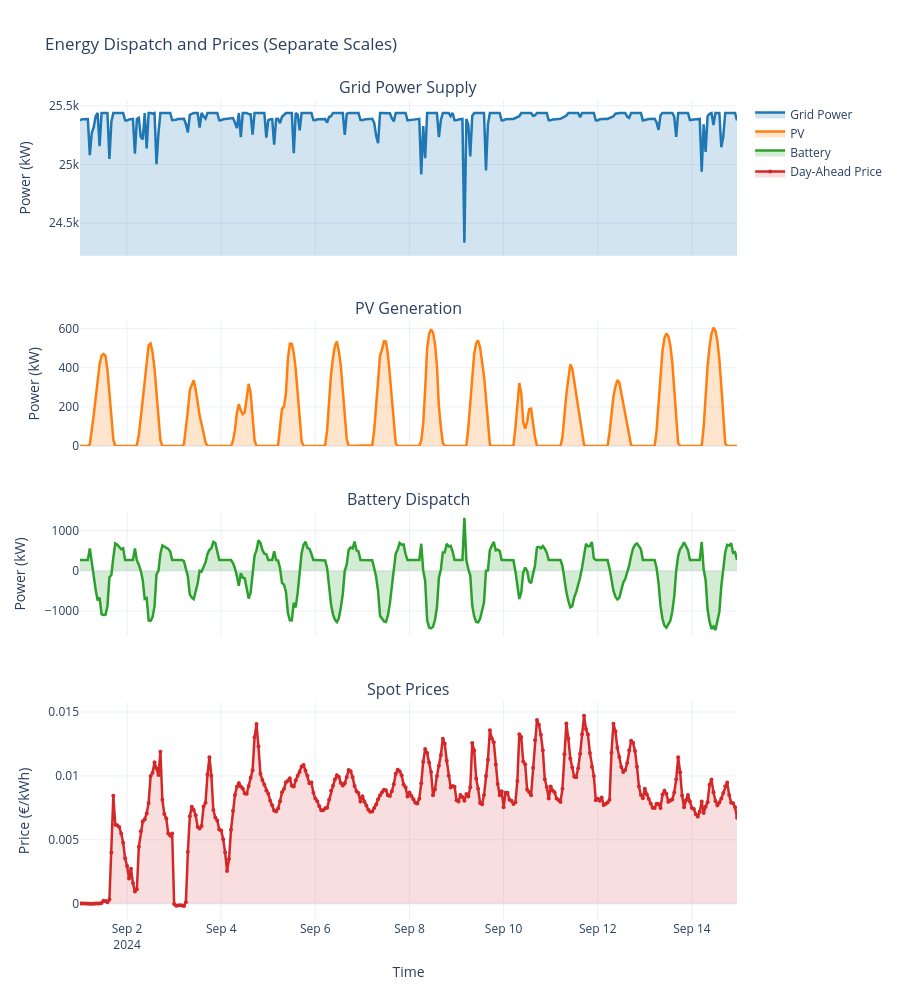

Notebook code for this chart:
### Code cell
# ===== Improved Plot with Better Visibility =====
# Create a multi-row layout with separate scales for each component
fig_improved = make_subplots(
    rows=4, cols=1,
    shared_xaxes=True,
    subplot_titles=("Grid Power Supply", "PV Generation", "Battery Dispatch", "Spot Prices"),
    row_heights=[0.25, 0.2, 0.2, 0.35],
    vertical_spacing=0.08,
    specs=[[{}], [{}], [{}], [{}]]
)

# === Row 1: Grid Power (zoomed to actual range to show variations) ===
fig_improved.add_trace(
    go.Scatter(
        x=timesteps,
        y=grid_power,
        name="Grid Power",
        mode='lines',
        line=dict(color='#1f77b4', width=2.5),
        fill='tozeroy',
        fillcolor='rgba(31, 119, 180, 0.2)',
        hovertemplate='<b>%{x}</b><br>Grid Power: %{y:.1f} kW<extra></extra>'
    ),
    row=1, col=1
)

# === Row 2: PV Generation (smaller scale) ===
fig_improved.add_trace(
    go.Scatter(
        x=timesteps,
        y=pv_dispatch,
        name="PV",
        mode='lines',
        line=dict(color='#ff7f0e', width=2.5),
        fill='tozeroy',
        fillcolor='rgba(255, 127, 14, 0.2)',
        hovertemplate='<b>%{x}</b><br>PV: %{y:.1f} kW<extra></extra>'
    ),
    row=2, col=1
)

# === Row 3: Battery (can be positive or negative) ===
# Add a zero line for reference
fig_improved.add_hline(y=0, line_dash="dash", line_color="gray", opacity=0.5, row=3, col=1)

fig_improved.add_trace(
    go.Scatter(
        x=timesteps,
        y=battery_dispatch,
        name="Battery",
        mode='lines',
        line=dict(color='#2ca02c', width=2.5),
        fill='tozeroy',
        fillcolor='rgba(44, 160, 44, 0.2)',
        hovertemplate='<b>%{x}</b><br>Battery: %{y:.1f} kW<extra></extra>'
    ),
    row=3, col=1
)

# === Row 4: Prices ===
if day_ahead_prices_corrected is not None:
    fig_improved.add_trace(
        go.Scatter(
            x=timesteps,
            y=day_ahead_prices_corrected,
            name="Day-Ahead Price",
            mode='lines+markers',
            line=dict(color='#d62728', width=2.5),
            marker=dict(size=4, color='#d62728'),
            fill='tozeroy',
            fillcolor='rgba(214, 39, 40, 0.15)',
            hovertemplate='<b>%{x}</b><br>Price: €%{y:.3f}/kWh<extra></extra>'
        ),
        row=4, col=1
    )

# Update y-axes labels and ranges
fig_improved.update_yaxes(title_text="Power (kW)", row=1, col=1)
fig_improved.update_yaxes(title_text="Power (kW)", row=2, col=1)
fig_improved.update_yaxes(title_text="Power (kW)", row=3, col=1)
if day_ahead_prices_corrected is not None:
    fig_improved.update_yaxes(title_text="Price (€/kWh)", row=4, col=1)

# Set appropriate y-axis range for grid power to show small variations
grid_power_min = grid_power.min()
grid_power_max = grid_power.max()
grid_power_margin = (grid_power_max - grid_power_min) * 0.1  # 10% margin
fig_improved.update_yaxes(
    range=[grid_power_min - grid_power_margin, grid_power_max + grid_power_margin],
    row=1, col=1
)

fig_improved.update_xaxes(title_text="Time", row=4, col=1)

fig_improved.update_layout(
    title="Energy Dispatch and Prices (Separate Scales)",
    height=1000,
    hovermode='x unified',
    showlegend=True,
    template='plotly_white'
)

fig_improved.show()

print(f"\n✓ Improved visualization created with separate scales:")
print(f"  Grid Power range: {grid_power_min:.0f} - {grid_power_max:.0f} kW (zoomed to show variations)")
print(f"  PV scale: 0 - {pv_dispatch.max():.0f} kW")
print(f"  Battery scale: {battery_dispatch.min():.0f} - {battery_dispatch.max():.0f} kW")

### Figure 1 — Plotly figure (JSON) as saved in the notebook; plotly's stock layout.template omitted (floating-point values rounded to 4 significant figures; data arrays with more than 128 entries replaced by an {"elided": "..."} marker saying what was removed)
{"data": [{"fill": "tozeroy", "fillcolor": "rgba(31, 119, 180, 0.2)", "hovertemplate": "<b>%{x}</b><br>Grid Power: %{y:.1f} kW<extra></extra>", "line": {"color": "#1f77b4", "width": 2.5}, "mode": "lines", "name": "Grid Power", "type": "scatter", "x": {"elided": "336 str values"}, "xaxis": "x", "y": {"elided": "336 float values"}, "yaxis": "y"}, {"fill": "tozeroy", "fillcolor": "rgba(255, 127, 14, 0.2)", "hovertemplate": "<b>%{x}</b><br>PV: %{y:.1f} kW<extra></extra>", "line": {"color": "#ff7f0e", "width": 2.5}, "mode": "lines", "name": "PV", "type": "scatter", "x": {"elided": "336 str values"}, "xaxis": "x2", "y": {"elided": "1008 float values"}, "yaxis": "y2"}, {"fill": "tozeroy", "fillcolor": "rgba(44, 160, 44, 0.2)", "hovertemplate": "<b>%{x}</b><br>Battery: %{y:.1f} kW<extra></extra>", "line": {"color": "#2ca02c", "width": 2.5}, "mode": "lines", "name": "Battery", "type": "scatter", "x": {"elided": "336 str values"}, "xaxis": "x3", "y": {"elided": "336 float values"}, "yaxis": "y3"}, {"fill": "tozeroy", "fillcolor": "rgba(214, 39, 40, 0.15)", "hovertemplate": "<b>%{x}</b><br>Price: €%{y:.3f}/kWh<extra></extra>", "line": {"color": "#d62728", "width": 2.5}, "marker": {"color": "#d62728", "size": 4}, "mode": "lines+markers", "name": "Day-Ahead Price", "type": "scatter", "x": {"elided": "336 str values"}, "xaxis": "x4", "y": {"elided": "336 float values"}, "yaxis": "y4"}], "layout": {"annotations": [{"font": {"size": 16}, "showarrow": false, "text": "Grid Power Supply", "x": 0.5, "xanchor": "center", "xref": "paper", "y": 1, "yanchor": "bottom", "yref": "paper"}, {"font": {"size": 16}, "showarrow": false, "text": "PV Generation", "x": 0.5, "xanchor": "center", "xref": "paper", "y": 0.73, "yanchor": "bottom", "yref": "paper"}, {"font": {"size": 16}, "showarrow": false, "text": "Battery Dispatch", "x": 0.5, "xanchor": "center", "xref": "paper", "y": 0.498, "yanchor": "bottom", "yref": "paper"}, {"font": {"size": 16}, "showarrow": false, "text": "Spot Prices", "x": 0.5, "xanchor": "center", "xref": "paper", "y": 0.266, "yanchor": "bottom", "yref": "paper"}], "height": 1000, "hovermode": "x unified", "showlegend": true, "title": {"text": "Energy Dispatch and Prices (Separate Scales)"}, "xaxis": {"anchor": "y", "domain": [0, 1], "matches": "x4", "showticklabels": false}, "xaxis2": {"anchor": "y2", "domain": [0, 1], "matches": "x4", "showticklabels": false}, "xaxis3": {"anchor": "y3", "domain": [0, 1], "matches": "x4", "showticklabels": false}, "xaxis4": {"anchor": "y4", "domain": [0, 1], "title": {"text": "Time"}}, "yaxis": {"anchor": "x", "domain": [0.81, 1], "range": [24220.0, 25550.0], "title": {"text": "Power (kW)"}}, "yaxis2": {"anchor": "x2", "domain": [0.578, 0.73], "title": {"text": "Power (kW)"}}, "yaxis3": {"anchor": "x3", "domain": [0.346, 0.498], "title": {"text": "Power (kW)"}}, "yaxis4": {"anchor": "x4", "domain": [0, 0.266], "title": {"text": "Price (€/kWh)"}}}}
